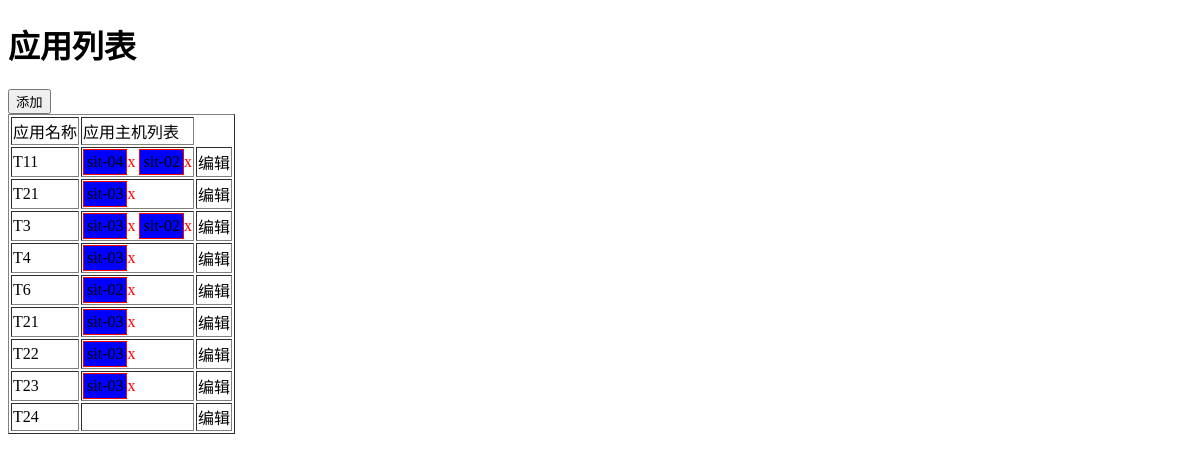
Screenshot of /app01/app with the database file from the repository.
### app01/models.py (models this page shows)
class Application(models.Model):
    name = models.CharField(max_length=32)
    r = models.ManyToManyField('Host')

class Host(models.Model):
    nid = models.AutoField(primary_key=True)
    hostname = models.CharField(max_length=32,db_index=True,verbose_name="主机名")
    ip = models.GenericIPAddressField(db_index=True)  #db_index=True 创建索引
    port = models.IntegerField()
    b = models.ForeignKey(to='Business',to_field='id')

### app01/views.py (the view, shortened to what this page needs)
def app(request):
    if request.method == "GET":
        app_list = models.Application.objects.all()
        host_list = models.Host.objects.all()
        return render(request,"app.html",{"app_list":app_list,"host_list":host_list})

### templates/app.html (shortened to what this page needs)
<!DOCTYPE html>
<html lang="en">
<head>
</head>
<body>
    <h1>应用列表</h1>
    <div>
        <input  id="add_app" type="button" value="添加" />
    </div>
    <form id="del_form" method="POST" action="/app01/ajax_del_host_app">
        <table border="1">
            <thead>
                <tr>
                    <td>应用名称</td>
                    <td>应用主机列表</td>
                </tr>
            </thead>
            <tbody>
                {% for app in app_list %}
                    <tr aid="{{ app.id }}" app_name="{{ app.name }}">
                        <td>{{ app.name }}</td>
                        <td>
                            {% for host in app.r.all %}
                                <span class="host-tag" hid="{{ host.nid }}">{{ host.hostname }}</span><a del_id="del_hostToapp" style="color: red;">x</a>
                            {% endfor %}
                        </td>
                        <td>
                            <a class="edit">编辑</a>
                        </td>
                    </tr>
                {% endfor %}
            </tbody>
        </table>
    </form>
</body>
</html>

### templates/app.html (style rules this page uses)
.host-tag { display: inline-block; padding: 3px; border: 1px solid red; background-color: blue; }

### rows the page displays
Application: name "T11"
Host: hostname "sit-04"
Host: hostname "sit-02"
Application: name "T21"
Host: hostname "sit-03"
Application: name "T3"
Application: name "T4"
Application: name "T6"
Application: name "T21"
Application: name "T22"
Application: name "T23"
Application: name "T24"
